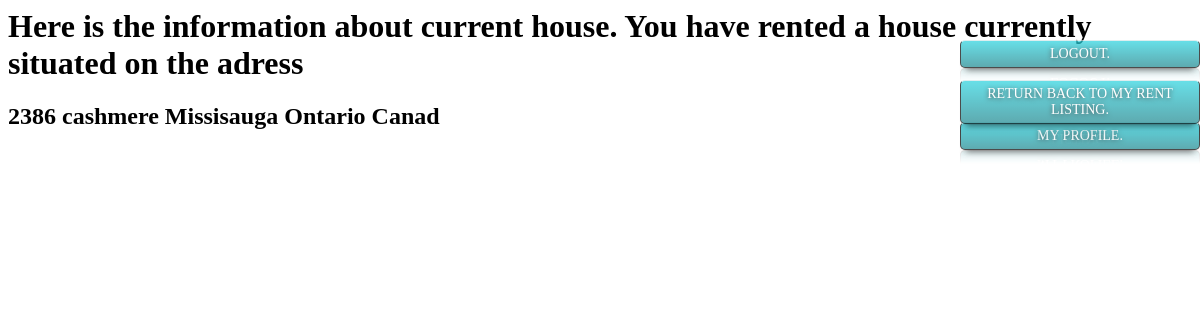
Page /houseinfo.php?location_id=56 (signed in) on the committed database.
### tables this page shows
CREATE TABLE `location` (
  `id` int(10) NOT NULL,
  `street_address` varchar(255) NOT NULL,
  `zip_code` varchar(60) NOT NULL,
  `city` varchar(255) NOT NULL,
  `province` varchar(255) NOT NULL,
  `country` varchar(255) NOT NULL,
  `longitude` float(10,6) NOT NULL,
  `latitude` float(10,6) NOT NULL
);

### houseinfo.php (the view, shortened to what this page needs)
<?php
require_once('configcsc343.php');
$location_id=filter_input(INPUT_GET,'location_id',FILTER_UNSAFE_RAW);
$dbh =new PDO("mysql:host={$dbhost};port={$dbport};dbname={$dbname};charset=utf8", $dbuser, $dbpass);
$stmt=$dbh->prepare('SELECT street_address,city,province,country  from  location  WHERE location.id=:location_id  ');
$stmt->bindValue(':location_id',$location_id);
$stmt->execute();
$row=$stmt->fetch(PDO::FETCH_ASSOC);
?>
<html
    <head>
    </head>
    <body>
    <h1>Here is the information about current house. You have rented a house currently situated on the adress</h1>
    <h2><?php echo $row['street_address'],' ', $row['city'],' ',$row['province'],' ',$row['country'] ?> </h2>
      <form class="form" method="POST" action="logout1.php">
        <button type="submit" class="button1 " name='type' value="logout" >Logout.</button>
      </form>
    <form class="form" method="POST" action="useraccount.php">
        <button type="submit" class="button2" name='type' value="logout" >My profile.</button>
      </form>
    <form class="form" method="POST" action="listhouses.php">
        <button type="submit" class="button3 "  >Return  back to my rent listing.</button>
      </form>
     </body>
</html>

### houseinfo.php (style rules this page uses)
body { background: url(http://subtlepatterns2015.subtlepatterns.netdna-cdn.com/patterns/giftly.png); }
.button1 { width: 20%; padding: 5px; border-radius: 5px; outline: none; border: none; background-image: -webkit-gradient(linear, 0 0, 0 100%, from(#28D2DE), to(#1A878F)); background-image: -webkit-linear-gradient(#28D2DE 0%, #1A878F 100%); background-image: -moz-linear-gradient(#28D2DE 0%, #1A878F 100%); background-image: -o-linear-gradient(#28D2DE 0%, #1A878F 100%); background-image: linear-gradient(#28D2DE 0%, #1A878F 100%); font: 14px Oswald; color: #FFF; text-transform: uppercase; text-shadow: #000 0px 1px 5px; border: 1px solid #000; opacity: 0.7; -webkit-box-shadow: 0 8px 6px -6px rgba(0, 0, 0, 0.7); -moz-box-shadow: 0 8px 6px -6px rgba(0, 0, 0, 0.7); box-shadow: 0 8px 6px -6px rgba(0, 0, 0, 0.7); border-top: 1px solid rgba(255, 255, 255, 0.8) !important; -webkit-box-reflect: below 0px -webkit-gradient(linear, left top, left bottom, from(transparent), color-stop(50%, transparent), to(rgba(255, 255, 255, 0.2))); position:absolute; top:40; right:0; }
.button2 { width: 20%; padding: 5px; border-radius: 5px; outline: none; border: none; background-image: -webkit-gradient(linear, 0 0, 0 100%, from(#28D2DE), to(#1A878F)); background-image: -webkit-linear-gradient(#28D2DE 0%, #1A878F 100%); background-image: -moz-linear-gradient(#28D2DE 0%, #1A878F 100%); background-image: -o-linear-gradient(#28D2DE 0%, #1A878F 100%); background-image: linear-gradient(#28D2DE 0%, #1A878F 100%); font: 14px Oswald; color: #FFF; text-transform: uppercase; text-shadow: #000 0px 1px 5px; border: 1px solid #000; opacity: 0.7; -webkit-box-shadow: 0 8px 6px -6px rgba(0, 0, 0, 0.7); -moz-box-shadow: 0 8px 6px -6px rgba(0, 0, 0, 0.7); box-shadow: 0 8px 6px -6px rgba(0, 0, 0, 0.7); border-top: 1px solid rgba(255, 255, 255, 0.8) !important; -webkit-box-reflect: below 0px -webkit-gradient(linear, left top, left bottom, from(transparent), color-stop(50%, transparent), to(rgba(255, 255, 255, 0.2))); position:absolute; top:122; right:0; }
.button3 { width: 20%; padding: 5px; border-radius: 5px; outline: none; border: none; background-image: -webkit-gradient(linear, 0 0, 0 100%, from(#28D2DE), to(#1A878F)); background-image: -webkit-linear-gradient(#28D2DE 0%, #1A878F 100%); background-image: -moz-linear-gradient(#28D2DE 0%, #1A878F 100%); background-image: -o-linear-gradient(#28D2DE 0%, #1A878F 100%); background-image: linear-gradient(#28D2DE 0%, #1A878F 100%); font: 14px Oswald; color: #FFF; text-transform: uppercase; text-shadow: #000 0px 1px 5px; border: 1px solid #000; opacity: 0.7; -webkit-box-shadow: 0 8px 6px -6px rgba(0, 0, 0, 0.7); -moz-box-shadow: 0 8px 6px -6px rgba(0, 0, 0, 0.7); box-shadow: 0 8px 6px -6px rgba(0, 0, 0, 0.7); border-top: 1px solid rgba(255, 255, 255, 0.8) !important; -webkit-box-reflect: below 0px -webkit-gradient(linear, left top, left bottom, from(transparent), color-stop(50%, transparent), to(rgba(255, 255, 255, 0.2))); position:absolute; top:80; right:0; }

### rows in the picture
location: street_address "2386 cashmere", city "Missisauga", province "Ontario", country "Canad"
